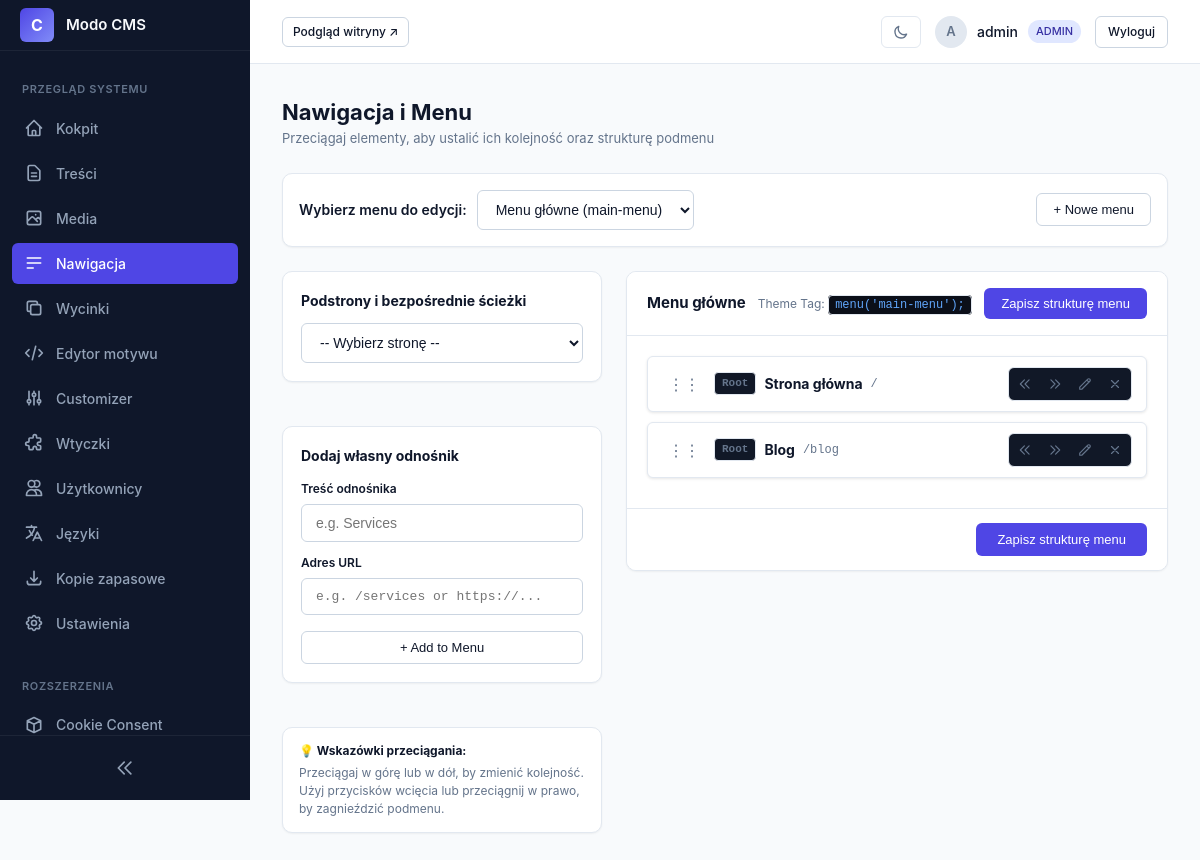
The page /admin/menus.php (signed in) on the database its author committed.
### tables this page shows
CREATE TABLE plugins (folder TEXT PRIMARY KEY, is_active INTEGER DEFAULT 0);

CREATE TABLE menus (
                    id INTEGER PRIMARY KEY AUTOINCREMENT,
                    name TEXT NOT NULL,
                    slug TEXT UNIQUE NOT NULL,
                    created_at DATETIME DEFAULT CURRENT_TIMESTAMP
                );

CREATE TABLE menu_items (
                    id INTEGER PRIMARY KEY AUTOINCREMENT,
                    menu_id INTEGER NOT NULL REFERENCES menus(id) ON DELETE CASCADE,
                    parent_id INTEGER DEFAULT 0,
                    title TEXT NOT NULL,
                    url TEXT NOT NULL,
                    target TEXT DEFAULT '_self',
                    sort_order INTEGER DEFAULT 0
                );

### core/PluginLoader.php (called while the page is built, shortened)
<?php
class PluginLoader {
    public static function loadActivePlugins(): void {
        try {
            $db = Database::getConnection();
            $stmt = $db->query("SELECT folder FROM plugins WHERE is_active = 1");
            if ($stmt) {
                $activePlugins = $stmt->fetchAll(\PDO::FETCH_COLUMN) ?: [];
            }
        } catch (\Throwable $e) {
            $activePlugins = [];
        }
    }
}

### core/bootstrap.php (called while the page is built, shortened)
<?php
require_once __DIR__ . '/GetSimpleCompat.php';
require_once __DIR__ . '/I18n.php';
\Core\PluginLoader::loadActivePlugins();

### core/Security.php (called while the page is built, shortened)
<?php
final class Security {
    public static function generateCsrfToken(): string {
        return $_SESSION['csrf_token'];
    }
    public static function sanitize(string $data): string {
        return htmlspecialchars(trim($data), ENT_QUOTES, 'UTF-8');
    }
}

### admin/menus.php (the view, shortened to what this page needs)
<?php
require_once __DIR__ . '/../core/bootstrap.php';
$db = Database::getConnection();
$allMenus = $db->query("SELECT * FROM menus ORDER BY id ASC")->fetchAll();
$selectedMenuId = isset($_GET['menu']) ? (int)$_GET['menu'] : ($allMenus[0]['id'] ?? 0);
$currentMenu = null;
if ($selectedMenuId > 0) {
    $stmt = $db->prepare("SELECT * FROM menus WHERE id = :id LIMIT 1");
    $stmt->execute([':id' => $selectedMenuId]);
    $currentMenu = $stmt->fetch();
    $stmt = $db->prepare("SELECT * FROM menu_items WHERE menu_id = :m ORDER BY sort_order ASC, id ASC");
    $stmt->execute([':m' => $selectedMenuId]);
    $menuItems = $stmt->fetchAll();
}
require_once __DIR__ . '/views/header.php';
?>
<div class="page-header" style="margin-bottom: 24px;">
    <div>
        <h1 class="page-title"><?= _e('Navigation & Menus') ?></h1>
        <p style="color: var(--text-muted); font-size: 13px;"><?= _e('Drag and drop to rearrange link order and hierarchical sub-menus') ?></p>
    </div>
</div>
<div class="card" style="padding: 16px; display: flex; align-items: center; justify-content: space-between; flex-wrap: wrap; gap: 12px; margin-bottom: 24px;">
    <form method="GET" action="" style="display: flex; align-items: center; gap: 10px;">
        <label style="font-weight: 600; font-size: 14px; color: var(--text-main);"><?= _e('Select menu to edit:') ?></label>
        <select name="menu" class="form-control" style="width: auto; min-width: 200px;" onchange="this.form.submit()">
            <?php foreach ($allMenus as $m): ?>
                <option value="<?= $m['id'] ?>" <?= $m['id'] == $selectedMenuId ? 'selected' : '' ?>>
                    <?= Security::sanitize($m['name']) ?> (<?= Security::sanitize($m['slug']) ?>)
                </option>
            <?php endforeach; ?>
        </select>
    </form>
    <div style="display: flex; gap: 10px;">
        <button type="button" class="btn btn-secondary" onclick="document.getElementById('new-menu-box').style.display='block'"><?= _e('+ New Menu') ?></button>
    </div>
</div>
<?php if ($currentMenu): ?>
<div style="display: grid; grid-template-columns: 320px minmax(0, 1fr); gap: 24px; align-items: start;">
    <div style="display: flex; flex-direction: column; gap: 20px;">
        <div class="card" style="padding: 18px;">
            <h3 style="font-size: 14px; font-weight: 700; margin-bottom: 12px; color: var(--text-main);"><?= _e('Pages & Direct Routes') ?></h3>
            <select id="quick-page-select" class="form-control" onchange="const o=this.options[this.selectedIndex]; if(o.value){document.getElementById('item_title').value=o.getAttribute('data-t'); document.getElementById('item_url').value=o.value;}">
                <option value="">-- <?= _e('Select Page') ?> --</option>
            </select>
        </div>
        <div class="card" style="padding: 18px;">
            <h3 style="font-size: 14px; font-weight: 700; margin-bottom: 14px; color: var(--text-main);"><?= _e('Add Custom Link') ?></h3>
            <form method="POST" action="">
                <div class="form-group" style="margin-bottom: 12px;">
                    <label class="form-label" style="font-size: 12px;"><?= _e('Link Text') ?></label>
                    <input type="text" name="item_title" id="item_title" class="form-control" required placeholder="e.g. Services">
                </div>
                <div class="form-group" style="margin-bottom: 16px;">
                    <label class="form-label" style="font-size: 12px;"><?= _e('Target URL') ?></label>
                    <input type="text" name="item_url" id="item_url" class="form-control" required placeholder="e.g. /services or https://..." style="font-family: monospace; font-size: 13px;">
                </div>
                <button type="submit" class="btn btn-secondary" style="width: 100%; font-size: 13px;">+ <?= _e('Add to Menu') ?></button>
            </form>
        </div>
        <div class="card" style="padding: 14px 16px; background: var(--bg-surface, #1e293b); border: 1px solid var(--border-subtle); font-size: 12px; color: var(--text-muted); line-height: 1.5;">
            <strong style="color: var(--text-main); display: block; margin-bottom: 4px;">💡 <?= _e('Drag & Drop Tips:') ?></strong>
            <?= _e('Drag an item up or down to reorder. Use the indent buttons or drag slightly right to nest items as sub-menus.') ?>
        </div>
    </div>
    <div>
        <form method="POST" action="" id="menu-structure-form">
            <div class="card" style="padding: 0; overflow: hidden; border: 1px solid var(--border-subtle);">
                <div style="padding: 16px 20px; background: var(--bg-surface, #1e293b); border-bottom: 1px solid var(--border-subtle); display: flex; justify-content: space-between; align-items: center; flex-wrap: wrap; gap: 10px;">
                    <div>
                        <span style="font-weight: 700; font-size: 15px; color: var(--text-main);"><?= Security::sanitize($currentMenu['name']) ?></span>
                        <span style="font-size: 12px; color: var(--text-muted); margin-left: 8px;">Theme Tag: <code style="background: var(--bg-card, #0b0f19); border: 1px solid var(--border-subtle); color: var(--accent, #60a5fa); padding: 2px 6px; border-radius: 4px;">menu('<?= Security::sanitize($currentMenu['slug']) ?>');</code></span>
                    </div>
                    <?php if (!empty($tree)): ?>
                        <button type="submit" class="btn btn-primary" style="padding: 7px 16px; font-size: 13px;">
                            <?= _e('Save Menu Structure') ?>
                        </button>
                    <?php endif; ?>
                </div>
                <div style="padding: 20px;">
                    <?php if (empty($tree)): ?>
                        <div style="text-align: center; color: var(--text-muted); padding: 48px 20px;">
                            <p style="font-size: 14px; margin: 0;"><?= _e('This menu is currently empty. Add your first link from the left sidebar.') ?></p>
                        </div>
                    <?php else: ?>
                        <ul class="menu-tree-container" id="menu-tree-list">
                            <?php
                            function renderSortableTree(array $nodes, int $menuId) {
                                foreach ($nodes as $node) {
                                    $nid = (int)$node['id'];
                                    $depth = (int)$node['depth'];
                                    ?>
                                    <li class="menu-node depth-<?= $depth ?>"
                                        id="node-<?= $nid ?>"
                                        data-id="<?= $nid ?>"
                                        data-depth="<?= $depth ?>"
                                        draggable="true">
                                        <div class="menu-item-card">
                                            <div style="display: flex; align-items: center; justify-content: space-between; gap: 10px;">
                                                <div style="display: flex; align-items: center; gap: 8px; flex: 1; min-width: 0;">
                                                    <span class="drag-handle" title="<?= _e('Drag to reorder') ?>">⋮⋮</span>
                                                    <span class="depth-indicator-badge" id="badge-<?= $nid ?>"><?= $depth === 0 ? 'Root' : 'Level ' . $depth ?></span>
                                                    <strong class="item-title-display" style="font-size: 14px; color: var(--text-main); white-space: nowrap; overflow: hidden; text-overflow: ellipsis; cursor: pointer;" onclick="toggleDetails(<?= $nid ?>)">
                                                        <?= Security::sanitize($node['title']) ?>
                                                    </strong>
                                                    <span style="font-size: 12px; color: var(--text-muted); font-family: monospace; white-space: nowrap; overflow: hidden; text-overflow: ellipsis;">
                                                        <?= Security::sanitize($node['url']) ?>
                                                    </span>
                                                </div>
                                                <div class="item-actions-group">
                                                    <button type="button" class="action-icon-btn primary-hover" onclick="shiftDepth(<?= $nid ?>, -1)" title="<?= _e('Outdent link') ?>">
                                                        <svg fill="none" stroke="currentColor" stroke-width="2" viewBox="0 0 24 24"><path stroke-linecap="round" stroke-linejoin="round" d="M11 19l-7-7 7-7m8 14l-7-7 7-7"/></svg>
                                                    </button>
                                                    <button type="button" class="action-icon-btn primary-hover" onclick="shiftDepth(<?= $nid ?>, 1)" title="<?= _e('Indent link') ?>">
                                                        <svg fill="none" stroke="currentColor" stroke-width="2" viewBox="0 0 24 24"><path stroke-linecap="round" stroke-linejoin="round" d="M13 5l7 7-7 7M5 5l7 7-7 7"/></svg>
                                                    </button>
                                                    <button type="button" class="action-icon-btn primary-hover" onclick="toggleDetails(<?= $nid ?>)" title="<?= _e('Edit Details') ?>">
                                                        <svg fill="none" stroke="currentColor" stroke-width="2" viewBox="0 0 24 24"><path stroke-linecap="round" stroke-linejoin="round" d="M15.232 5.232l3.536 3.536m-2.036-5.036a2.5 2.5 0 113.536 3.536L6.5 21.036H3v-3.572L16.732 3.732z"/></svg>
                                                    </button>
                                                    <a href="menus.php?menu=<?= $menuId ?>&delete_item=<?= $nid ?>&csrf=<?= Security::generateCsrfToken() ?>"
                                                       class="action-icon-btn danger-hover"
                                                       data-confirm
                                                       data-confirm-title="<?= _e('Delete Link') ?>"
                                                       data-confirm-message="<?= _e('Delete this link and its sub-items?') ?>"
                                                       data-confirm-ok="<?= _e('Delete') ?>"
                                                       data-confirm-danger
                                                       title="<?= _e('Delete Link') ?>">
                                                        <svg fill="none" stroke="currentColor" stroke-width="2" viewBox="0 0 24 24"><path stroke-linecap="round" stroke-linejoin="round" d="M6 18L18 6M6 6l12 12"/></svg>
                                                    </a>
                                                </div>
                                            </div>
                                        </div>
                                    </li>
                                    <?php
                                }
                            }
                            renderSortableTree($tree, $selectedMenuId);
                            ?>
                        </ul>
                    <?php endif; ?>
                </div>
                <?php if (!empty($tree)): ?>
                    <div style="padding: 14px 20px; background: var(--bg-surface, #1e293b); border-top: 1px solid var(--border-subtle); text-align: right;">
                        <button type="submit" class="btn btn-primary" style="padding: 8px 20px;"><?= _e('Save Menu Structure') ?></button>
                    </div>
                <?php endif; ?>
            </div>
        </form>
    </div>
</div>
<?php endif; ?>
<?php require_once __DIR__ . '/views/footer.php'; ?>

### core/GetSimpleCompat.php (shortened to what this page needs)
<?php
    if (!function_exists('render_admin_sidebar_icon')) {
        function render_admin_sidebar_icon(string $icon = ''): string {
            $icon = trim($icon);
            if ($icon !== '' && str_contains($icon, '<svg')) {
                return $icon;
            }
            $d = ($icon !== '' && !preg_match('/[<>&"\']/', $icon))
                ? $icon
                : 'M20 7l-8-4-8 4m16 0l-8 4m8-4v10l-8 4m0-10L4 7m8 4v10M4 7v10l8 4';
            return '<svg class="nav-icon" fill="none" stroke="currentColor" stroke-width="2" viewBox="0 0 24 24"><path stroke-linecap="round" stroke-linejoin="round" d="' . htmlspecialchars($d, ENT_QUOTES, 'UTF-8') . '"/></svg>';
        }
    }
    if (!function_exists('render_admin_plugin_navigation')) {
        function render_admin_plugin_navigation(string $cssItemClass = 'nav-link'): void {
            $currentId = $_GET['id'] ?? '';
            $currentAction = $_GET['action'] ?? '';
            foreach (\Core\GSRegistry::$adminSidebarItems as $item) {
                $isActive = ($currentId === $item['id']) || ($currentAction !== '' && $currentAction === $item['action']);
                $url = 'plugins.php?id=' . urlencode($item['id']);
                $activeClass = $isActive ? ' active' : '';
                $label = function_exists('i18n_r') ? i18n_r($item['title']) : $item['title'];
                echo '<a href="' . htmlspecialchars($url, ENT_QUOTES, 'UTF-8') . '" class="' . htmlspecialchars($cssItemClass, ENT_QUOTES, 'UTF-8') . $activeClass . '" title="' . htmlspecialchars($label, ENT_QUOTES, 'UTF-8') . '">';
                echo render_admin_sidebar_icon($item['icon'] ?? '');
                echo '<span class="nav-text">' . htmlspecialchars($label, ENT_QUOTES, 'UTF-8') . '</span>';
                echo '</a>' . PHP_EOL;
            }
        }
    }
    if (!function_exists('i18n_r')) {
        function i18n_r(string $key): string {
            $parts = explode('/', $key);
            $cleanKey = end($parts);
            return function_exists('__') ? __($cleanKey) : $key;
        }
    }

### rows shown on the page
plugins: label "Cookie Consent"
menus: name "Menu główne", slug "main-menu"
menu_items: parent_id "Root", title "Strona główna", url "/"
menu_items: parent_id "Root", title "Blog", url "/blog"

### other values the page prints
substr($_SESSION['user_name'] ?? 'A', 0, 1) "A"
$_SESSION['user_name'] "admin"
Auth::role() "ADMIN"
form field menu "Menu główne (main-menu)"
